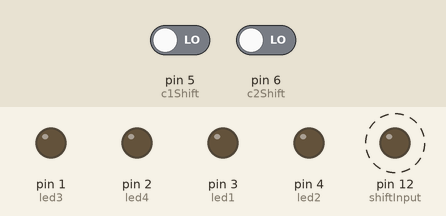
The sketch below on a simulated Arduino Uno, built with avr-gcc and run on an emulated ATmega328P. Shown: output pins drawn as LEDs (lit = HIGH). Dashed ring = blinking. The inputs (shaded band) are chosen by the test bench; at power-on: pin 5 (c1Shift) LOW, pin 6 (c2Shift) LOW. Pins used as bus, display or sensor lines are not drawn.

Above: at 1.2 s.
1.3 s: pin 5 (c1Shift) driven HIGH
At 1.51 s:
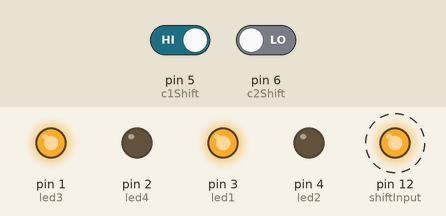
4.3 s: pin 6 (c2Shift) driven HIGH
At 4.51 s:
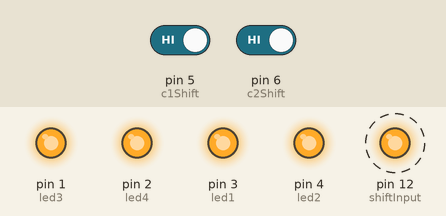
7.3 s: pin 5 (c1Shift) driven LOW
At 7.51 s:
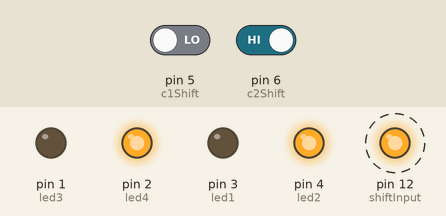
10.3 s: pin 6 (c2Shift) driven LOW
At 10.52 s:
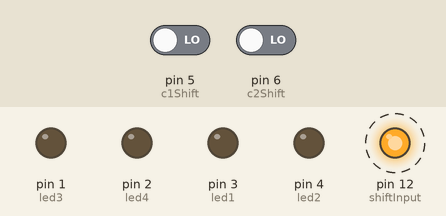
Timing chart, 0 to 14.3 s (numbered marks = the images above; inputs shaded):
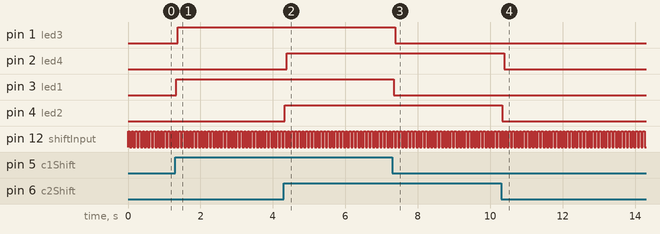

Measured:
- after the input at 1.3 s, pin 1 (led3): LOW → HIGH after 0.08 s; pin 3 (led1): LOW → HIGH at once
- after the input at 4.3 s, pin 2 (led4): LOW → HIGH after 0.08 s; pin 4 (led2): LOW → HIGH at once
- after the input at 7.3 s, pin 1 (led3): HIGH → LOW after 0.08 s; pin 3 (led1): HIGH → LOW at once
- after the input at 10.3 s, pin 2 (led4): HIGH → LOW after 0.09 s; pin 4 (led2): HIGH → LOW at once
- by itself, pin 12 (shiftInput): alternates HIGH for 0.05 s and LOW for 0.05 s

The sketch:

arduino_prototype.ino
```cpp
int led1 = 3;
int led2 = 4;
int led3 = 1;
int led4 = 2;
int c1Shift = 5;
int c2Shift = 6;
int shiftInput = 12;
int clock = 10;
int power = 11;
int period = 50;
int nRows = 2;
int rowShift;

void setup() {
  pinMode(c1Shift, INPUT);
  pinMode(c2Shift, INPUT);
  pinMode(led1, OUTPUT);
  pinMode(led2, OUTPUT);
  pinMode(led3, OUTPUT);
  pinMode(led4, OUTPUT);
  pinMode(power, OUTPUT);
  pinMode(clock, OUTPUT);
  pinMode(shiftInput, OUTPUT);
  digitalWrite(power, HIGH);
  rowShift = 0;
}

void loop() {
  clockCycle(HIGH);
  for (int i = 1; i < nRows; i++) {
    clockCycle(LOW);
  }
}

void clockCycle(boolean i) {
  rowShift = rowShift % nRows + 1;
  digitalWrite(clock, LOW);
  digitalWrite(shiftInput, i);
  delay(period / 2);

  digitalWrite(clock, HIGH);
  if (rowShift == 1) {
    digitalWrite(led1, digitalRead(c1Shift));
    digitalWrite(led2, digitalRead(c2Shift));
  }
  if (rowShift == 2) {
    digitalWrite(led3, digitalRead(c1Shift));
    digitalWrite(led4, digitalRead(c2Shift));
  }
  delay(period / 2);
}
```
